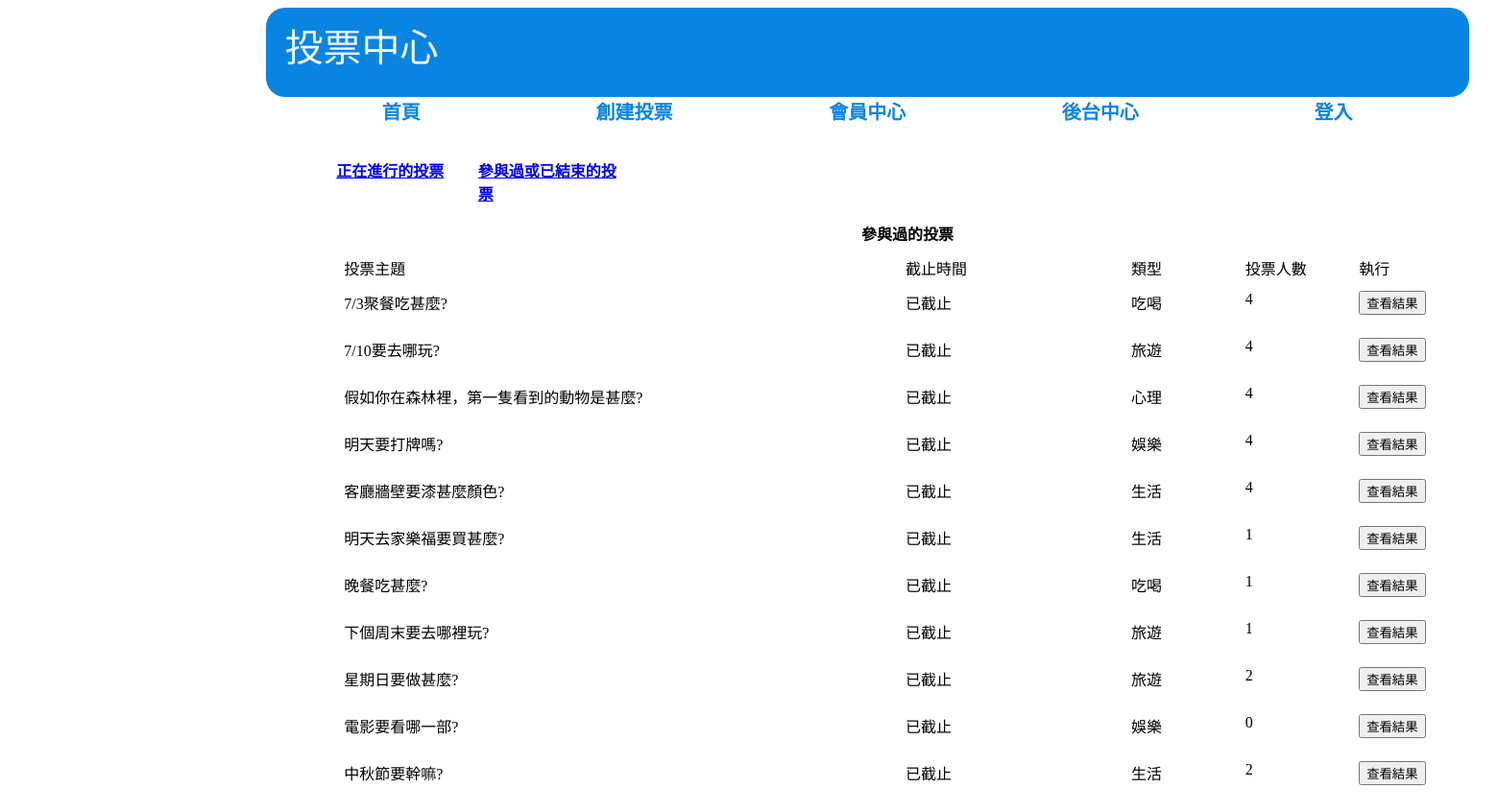
The page /front/vote_center.php?table=2 on the database its author committed.
### tables this page shows
CREATE TABLE `subjects` (
  `id` int(11) UNSIGNED NOT NULL,
  `subject` varchar(128) NOT NULL COMMENT '主題描述',
  `type_id` int(11) NOT NULL,
  `multiple` tinyint(1) NOT NULL DEFAULT 0 COMMENT '單/複選',
  `mulit_limit` tinyint(2) NOT NULL DEFAULT 1 COMMENT '單/複選項目數',
  `start` datetime NOT NULL,
  `end` datetime NOT NULL,
  `total` int(11) UNSIGNED NOT NULL DEFAULT 0
);

CREATE TABLE `type` (
  `id` int(11) UNSIGNED NOT NULL,
  `name` varchar(128) NOT NULL
);

### function.php (called while the page is built, shortened)
<?php
function pdo()
{
    $dsn = "mysql:host=localhost;charset=utf8;dbname=vote";
    return  new PDO($dsn, 'root', '');
}
function all($table, ...$arg)
{
    $pdo = pdo();
    $sql = "SELECT * FROM $table ";
    switch (count($arg)) {
        case 1:
            if (is_array($arg[0]) && !empty($arg[0])) {
                foreach ($arg[0] as $key => $value) {
                    $tmp[] = "`$key`='$value'";
                }
                $sql .= " WHERE " . implode("", $tmp);
            } else if (empty($arg[0])) {
            } else {
                $sql .= $arg[0];
            }
            break;
    }
    return $pdo->query($sql)->fetchAll(PDO::FETCH_ASSOC);
}
function c($table, $arg)
{
    $pdo = pdo();
    $sql = "SELECT COUNT(*) FROM `$table` WHERE ";
    if (is_array($arg)) {
        foreach ($arg as $key => $value) {
            $tmp[] = "`$key`='$value'";
        }
        $sql .= implode("AND", $tmp);
    } else {
        $sql .= "$arg";
    }
    return  $pdo->query($sql)->fetchColumn();
}

### front/vote_center.php (the view, shortened to what this page needs)
<?php
include_once "../function.php";
?>
<link rel="stylesheet" href="../css/body.css">
</head>
<body>
    <div id="header">
        <div>投票中心</div>
        <nav>
            <a href="../index.php">首頁</a>
            <a href="./creatvote.php">創建投票</a>
            <?php
            if (isset($_SESSION)) {
                if ($_SESSION['id'] <= 3) {
                    echo "<a href='./member_center.php'>會員中心</a>";
                    echo "<a href='../back/back.php'>後台中心</a>";
                } else {
                    echo   "<a href='./vote_center.php'>投票中心</a>";
                }
            }
            if (isset($_SESSION['user'])) {
            ?>
                <a href="../login/logout.php">登出</a>
            <?php
            } else {
            ?>
                <a href="./login.php">登入</a>
            <?php
            }
            ?>
        </nav>
    </div>
    <div id="content">
        <a href="./vote_center.php?table=1" id="voting_btn">正在進行的投票</a>
        <a href="./vote_center.php?table=2" id="voted_btn">參與過或已結束的投票</a>
        <?php
        if (isset($_GET['table']) && $_GET['table'] != "") {
            $subjects = all('subjects');
            switch ($_GET['table']) {
                case '2':
                    echo "<table id='voted'>";
                    echo "<tr>";
                    echo "<th colspan='5'>參與過的投票</th>";
                    echo "</tr>";
                    echo "<tr>";
                    echo "<td class='sub'>投票主題</td>";
                    echo "<td class='end'>截止時間</td>";
                    echo "<td class='typ'>類型</td>";
                    echo "<td class='tal'>投票人數</td>";
                    echo "<td class='do'>執行</td>";
                    echo "</tr>";
                    $a=1;
                    foreach ($subjects as $key => $subject) {
                        $find_log = [
                            'user_id' => $_SESSION['id'],
                            'subject_id' => $subject['id']
                        ];
                        $log = c('log', $find_log);
                        $type = all('type');
                                if ($log > 0 || strtotime($subject['end']) < strtotime(date("Y-m-d H:i:s"))) {
                                    echo "<tr id='vote_end$a'>";
                                    echo "<td id='sub' class='sub'>{$subject['subject']}</td>";
                                    if (strtotime($subject['end']) < strtotime(date("Y-m-d H:i:s"))) {
                                        echo "<td class='end'>已截止</td>";
                                    } else {
                                        echo "<td class='end'>已投過</td>";
                                    }
                                    foreach ($type as $key => $typ) {
                                        if ($typ['id'] == $subject['type_id']) {
                                            echo "<td class='typ'>{$typ['name']}</td>";
                                        }
                                    }
                                    echo "<td id='count' class='tal'>{$subject['total']}</td>";
                                    echo "<td class='do'><button type='button' id='open_result$a'>查看結果</button></td>";
                                    echo "</tr>";
                                    echo "<tr><th colspan='5'>";
                                    echo "</th></tr>";
                                    $a+=1;
                                }
                            }
                    echo " </table>";
                    break;
            }
        }
        ?>
    </div>
</body>
</html>

### css/body.css (style rules this page uses)
body { display: grid; width: 1880px; height: 913px; grid-template-columns: repeat(21,calc(100% / 21 )); grid-template-rows: repeat(15,1fr); }
#header { display: grid; grid-template-columns: repeat(3,1fr); grid-template-rows: repeat(2,1fr) 0.5fr; grid-column: 4/18; grid-row: 1/3; }
#header>div { width: calc(100% - 40px); height: calc(100% - 20px); background-color: #0984e3; color: aliceblue; border-radius:20px; font-size: 40px; padding:10px 20px; grid-column: 1/4; grid-row: 1/3; }
#header>nav { padding:0 20px; text-align: center; display: grid; grid-template-columns: repeat(5,1fr); grid-column: 1/4; grid-row: 3/4; }
#header>nav>a { grid-column: 1 1 1 1 1; background-color: white; color: #0984e3; border-radius:0 0 50px 50px ; text-decoration:none; font-size: 20px; font-weight: bold; }
#content { display: grid; width: 100%; grid-template-columns: repeat(17,calc(100% / 17)); grid-template-rows: repeat(20,1fr); grid-column: 4/18; grid-row: 3/15; }

### front/vote_center.php (style rules this page uses)
#voting_btn { grid-column: 2/4; grid-row: 2/3; font-weight: bold; margin-bottom: 10px; }
#voted_btn { grid-column: 4/6; grid-row: 2/3; font-weight: bold; margin-bottom: 10px; }
#voted { grid-column: 2/20; grid-row: 3/16; }
table { width: 100%; }
table th { width: 100%; justify-content: center; }
table tr { display: flex; padding: 5px; width: 100%; }
table tr .sub { width: 50%; }
table tr .end { width: 20%; }
table tr .typ { width: 10%; }
table tr .tal { width: 10%; }
table tr .do { width: 10%; }

### rows shown on the page
subjects: subject "7/3聚餐吃甚麼?", shows "已截止", total "4"
type: name "吃喝"
subjects: subject "7/10要去哪玩?", shows "已截止", total "4"
type: name "旅遊"
subjects: subject "假如你在森林裡，第一隻看到的動物是甚麼?", shows "已截止", total "4"
type: name "心理"
subjects: subject "明天要打牌嗎?", shows "已截止", total "4"
type: name "娛樂"
subjects: subject "客廳牆壁要漆甚麼顏色?", shows "已截止", total "4"
type: name "生活"
subjects: subject "明天去家樂福要買甚麼?", shows "已截止", total "1"
subjects: subject "晚餐吃甚麼?", shows "已截止", total "1"
subjects: subject "下個周末要去哪裡玩?", shows "已截止", total "1"
subjects: subject "星期日要做甚麼?", shows "已截止", total "2"
subjects: subject "電影要看哪一部?", shows "已截止", total "0"
subjects: subject "中秋節要幹嘛?", shows "已截止", total "2"
